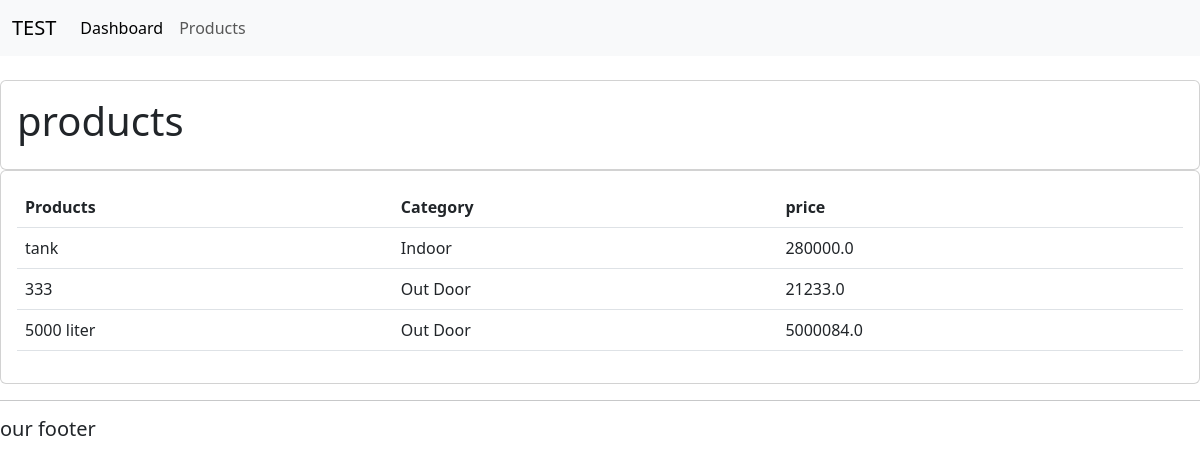
Screenshot of /products/ with the database file from the repository.
### accounts/models.py (models this page shows, shortened)
class Product(models.Model):
    CATEGORY = (
        ('Indoor', ' Indoor'),
        ('Out Door', 'Out Door'),
    )
    name = models.CharField(max_length=200 , null= True)
    price = models.FloatField(null= True)
    category = models.CharField(max_length=200 , null= True , choices= CATEGORY)
    discription = models.CharField(max_length=200 , null= True , blank= True)
    date_created = models.DateTimeField(auto_now_add= True , null= True)
    tags = models.ManyToManyField(Tag)

### accounts/views.py (the view)
# urls.py: path('products/', views.products ,name='products'),
def products(request):
    products = Product.objects.all()
    return render(request, 'accounts/products.html', {'products': products})

### accounts/templates/accounts/products.html
{% extends 'accounts/main.html' %}
{% block content %}
<br>
<div class="row">
<div class="col-md">
    <div class="card card-body">
       <h1>products</h1>
    </div>
        <div class="card card-body">
            <table class="table">
                <tr>
                    <th>Products</th>
                    <th>Category</th>
                    <th>price</th>
                </tr>
                {% for i in products %}
                <tr>
                   <td>{{i.name}}</td>
                   <td>{{i.category}}</td>
                   <td>{{i.price}}</td>
                </tr>
                {% endfor %}
            </table>
        </div>
    </div>
</div>
    {% endblock %}

### rows the page displays
Product: name "tank", category "Indoor", price "280000.0"
Product: name "333", category "Out Door", price "21233.0"
Product: name "5000 liter", category "Out Door", price "5000084.0"
